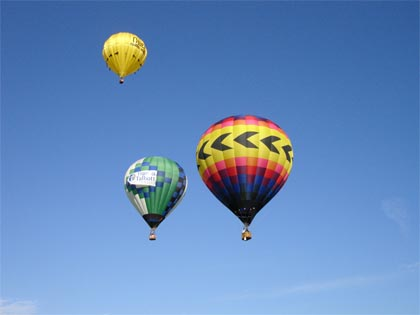
#> input picture digital-image-processing/assets/baloons.jpg, 420 x 315 px
$ jupyter execute lab-9.ipynb   (shell and % lines are left out)
#> lines starting #> are read from the running program, lines starting #| are printed output that depends on the picture
[cell 1]
import matplotlib.pyplot as plt
import numpy as np
import cv2 as cv

[cell 2]
def read_image(file_path):
#> called with file_path = 'assets/baloons.jpg'
    image = cv.imread(file_path)
#> image is the input picture: shape (315, 420, 3); mean B, G, R 188.8, 138.5, 101.2
    return cv.cvtColor(image, cv.COLOR_BGR2RGB)

def show_image(image, title='Image', cmap=None):
    plt.figure(figsize=(6, 6))
    plt.imshow(image, cmap=cmap)
    plt.title(title)
    plt.axis('off')
    plt.show()

# Виділення RGB каналів
def split_rgb_channels(image):
    red_channel = image.copy()
    red_channel[:, :, 1] = 0  # Видалити зелений канал
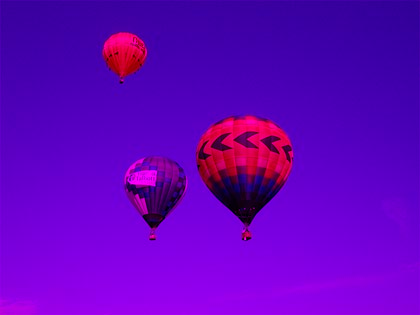
#> red_channel: shape (315, 420, 3); mean R, G, B 101.2, 0, 188.8
    red_channel[:, :, 2] = 0  # Видалити синій канал
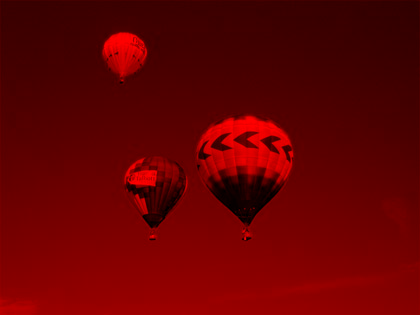
#> red_channel: shape (315, 420, 3); mean R, G, B 101.2, 0, 0
    green_channel = image.copy()
    green_channel[:, :, 0] = 0  # Видалити червоний канал
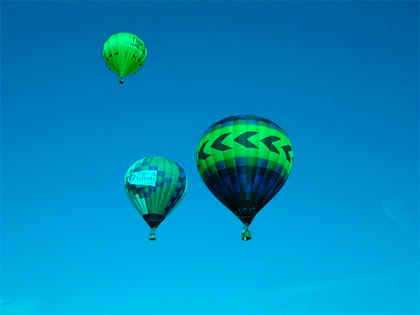
#> green_channel: shape (315, 420, 3); mean R, G, B 0, 138.5, 188.8
    green_channel[:, :, 2] = 0  # Видалити синій канал
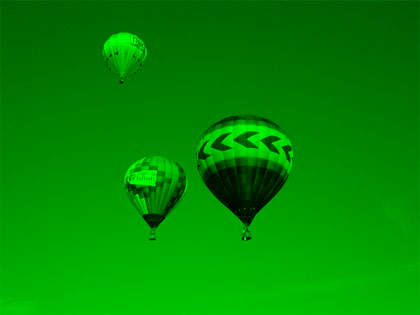
#> green_channel: shape (315, 420, 3); mean R, G, B 0, 138.5, 0
    blue_channel = image.copy()
    blue_channel[:, :, 0] = 0  # Видалити червоний канал
    blue_channel[:, :, 1] = 0  # Видалити зелений канал
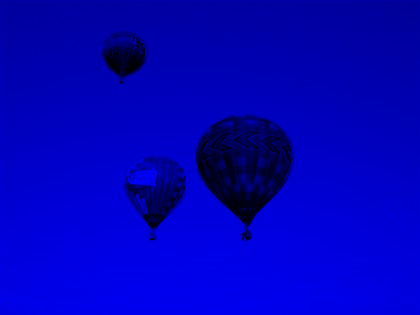
#> blue_channel: shape (315, 420, 3); mean R, G, B 0, 0, 188.8
    return red_channel, green_channel, blue_channel

# Конвертація з RGB до HSV
def convert_rgb_to_hsv(rgb_image):
    return cv.cvtColor(rgb_image, cv.COLOR_RGB2HSV)
#> returned value: shape (315, 420, 3); mean H, S, V 104.2, 133, 194.8

# Конвертація з RGB до LAB
def convert_rgb_to_lab(rgb_image):
    return cv.cvtColor(rgb_image, cv.COLOR_RGB2LAB)
#> returned value: shape (315, 420, 3); mean of channels 0, 1, 2 145.2, 130.6, 98
